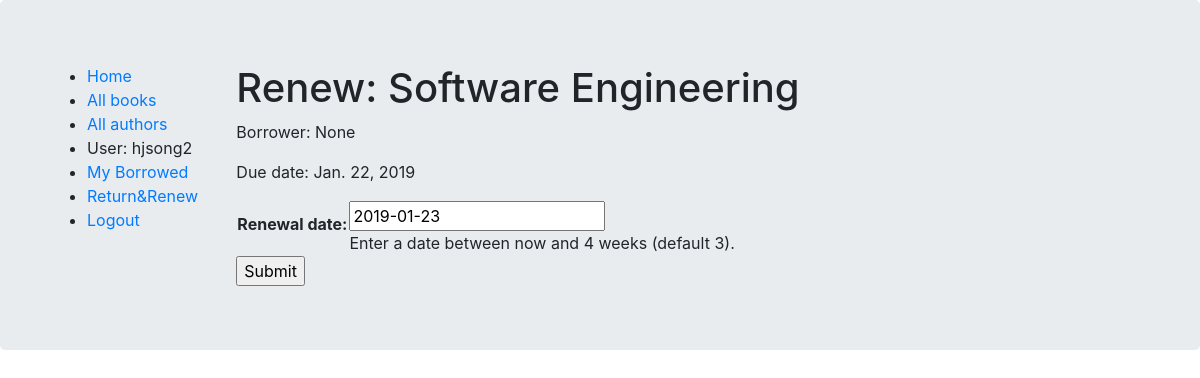
The app's page /catalog/book/f99b07d0-bc8c-43ce-b20a-177e53b61e7d/renew/ (signed in) with its own data.
### catalog/models.py (models this page shows, shortened)
class BookInstance(models.Model):
    id = models.UUIDField(primary_key=True, default=uuid.uuid4, help_text='Unique ID for this particular book across whole library')
    book = models.ForeignKey('Book', on_delete=models.SET_NULL, null=True)
    borrower = models.ForeignKey(User, on_delete=models.SET_NULL, null=True, blank=True)
    imprint = models.CharField(max_length=200)
    due_back = models.DateField(null=True, blank=True)
    LOAN_STATUS = (
        ('m', 'Maintenance'),
        ('o', 'On loan'),
        ('a', 'Available'),
        ('r', 'Reserved'),
    )
    status = models.CharField(
        max_length=1,
        choices=LOAN_STATUS,
        blank=True,
        default='m',
        help_text='Book availability',
    )
    @property
    def is_overdue(self):
        if self.due_back and date.today() > self.due_back:
            return True
        return False
    class Meta:
        ordering = ['due_back']
        permissions = (("Can_mark_returned", "Set book as returned"),)

class Book(models.Model):
    title = models.CharField(max_length=200)
    author = models.ForeignKey('Author', on_delete=models.SET_NULL, null=True)
    summary = models.TextField(max_length=1000, help_text='Enter a brief description of the book')
    isbn = models.CharField('ISBN', max_length=13, help_text='13 Character <a href="https://www.isbn-international.org/content/what-isbn">ISBN number</a>')
    genre = models.ManyToManyField(Genre, help_text='Select a genre for this book')
    def display_genre(self):
        """Create a string for the Genre. This is required to display genre in Admin."""
        return ', '.join(genre.name for genre in self.genre.all()[:3])
    display_genre.short_description = 'Genre'
    class Meta:
        ordering = ['title']

### catalog/views.py (the view)
# urls.py: path('book/<uuid:pk>/renew/', views.renew_book_librarian, name='renew-book-librarian'),
@permission_required ('catalog.can_mark_returned')
def renew_book_librarian(request, pk):
    book_instance = get_object_or_404(BookInstance, pk=pk)
    if request.method == 'POST':
        form = RenewBookForm(request.POST)
        if form.is_valid():
            book_instance.due_back = form.cleaned_data['renewal_date']
            book_instance.save()
            return HttpResponseRedirect(reverse('index') )  ##
    else:
        proposed_renewal_date = datetime.date.today() + datetime.timedelta(weeks=3)
        form = RenewBookForm(initial={'renewal_date': proposed_renewal_date})
    context = {
        'form': form,
        'book_instance': book_instance,
    }
    return render(request, 'catalog/book_renew_librarian.html', context)

### catalog/forms.py (shortened to what this page needs)
class RenewBookForm(forms.Form):
    renewal_date = forms.DateField(help_text="Enter a date between now and 4 weeks (default 3).")

### catalog/templates/catalog/book_renew_librarian.html (shortened to what this page needs)
{% extends "base_generic.html" %}
{% block content %}
  <h1>Renew: {{ book_instance.book.title }}</h1>
  <p>Borrower: {{ book_instance.borrower }}</p>
  <p{% if book_instance.is_overdue %} class="text-danger"{% endif %}>Due date: {{ book_instance.due_back }}</p>
  <form action="" method="post">
    <table>
    {{ form.as_table }}
    </table>
    <input type="submit" value="Submit">
  </form>
{% endblock %}

### catalog/templates/base_generic.html (shortened to what this page needs)
<!DOCTYPE html>
<html lang="en">
<head>
  <link rel="stylesheet" href="https://stackpath.bootstrapcdn.com/bootstrap/4.1.3/css/bootstrap.min.css">
  {% load static %}
</head>
<body>
<div class="jumbotron">
  <div class="container-fluid">
    <div class="row">
      <div class="col-sm-2">
      {% block sidebar %}
        <ul class="sidebar-nav">
          <li><a href="{% url 'index' %}">Home</a></li>
          <li><a href="{% url 'books' %}">All books</a></li>
          <li><a href="">All authors</a></li>
          {% if user.is_authenticated %}
          <li>User: {{ user.get_username }}</li>
          <li><a href="{% url 'my-borrowed' %}">My Borrowed</a></li>
          {% if perms.catalog.can_mark_returned %}
          <li><a href="{% url 'return'%}">Return&Renew</a></li>
          {% endif %}
          <li><a href="{% url 'logout'%}?next={{request.path}}">Logout</a></li>
          {% else %}
          <li><a href="{% url 'login'%}?next={{request.path}}">Login</a></li>
          {% endif %}
        </ul>
     {% endblock %}
      </div>
      <div class="col-sm-10 ">{% block content %}{% endblock %}</div>
    </div>
  </div>
  </div>
</body>
</html>

### records on screen
BookInstance: book "Software Engineering", borrower "None", due_back "Jan. 22, 2019"

### other values on screen
{{ user.get_username }} "hjsong2"
